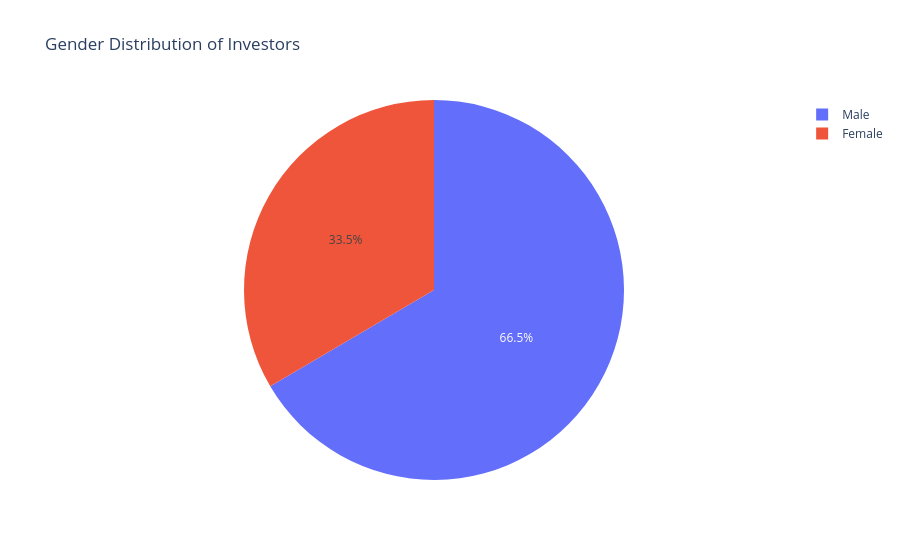

Here is the notebook cell this chart was saved with:
### Markdown cell above
### Insight 6: Investment Amount Analysis

Investment amounts vary across age groups, with older investors generally contributing larger investment values.

The box plot highlights the distribution, spread, and presence of high-value investors across demographic segments.

### Code cell
# Gender Split Chart
gender_counts = trans_df['gender'].value_counts()

fig = px.pie(
    values=gender_counts.values, 
    names=  gender_counts.index,
    title='Gender Distribution of Investors')

fig.show()

### Figure 1 — Plotly figure (JSON) as saved in the notebook; plotly's stock layout.template omitted (floating-point values rounded to 4 significant figures)
{"data": [{"domain": {"x": [0, 1], "y": [0, 1]}, "hovertemplate": "label=%{label}<br>value=%{value}<extra></extra>", "labels": ["Male", "Female"], "legendgroup": "", "name": "", "showlegend": true, "type": "pie", "values": [21809, 10969]}], "layout": {"legend": {"tracegroupgap": 0}, "title": {"text": "Gender Distribution of Investors"}}}
